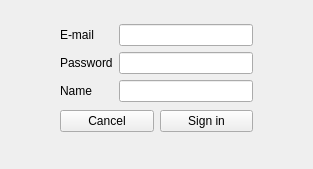
<?xml version="1.0" encoding="UTF-8"?>
<ui version="4.0">
 <class>Authentication</class>
 <widget class="QWidget" name="Authentication">
  <property name="geometry">
   <rect>
    <x>0</x>
    <y>0</y>
    <width>313</width>
    <height>169</height>
   </rect>
  </property>
  <property name="minimumSize">
   <size>
    <width>313</width>
    <height>169</height>
   </size>
  </property>
  <property name="maximumSize">
   <size>
    <width>313</width>
    <height>169</height>
   </size>
  </property>
  <property name="windowTitle">
   <string>Authentication</string>
  </property>
  <widget class="QWidget" name="">
   <property name="geometry">
    <rect>
     <x>60</x>
     <y>22</y>
     <width>193</width>
     <height>114</height>
    </rect>
   </property>
   <layout class="QGridLayout" name="gridLayout_3">
    <item row="0" column="0">
     <layout class="QGridLayout" name="gridLayout">
      <item row="0" column="0">
       <widget class="QLabel" name="label_2">
        <property name="text">
         <string>E-mail</string>
        </property>
       </widget>
      </item>
      <item row="0" column="1">
       <widget class="QLineEdit" name="Email"/>
      </item>
      <item row="1" column="0">
       <widget class="QLabel" name="label">
        <property name="text">
         <string>Password</string>
        </property>
       </widget>
      </item>
      <item row="1" column="1">
       <widget class="QLineEdit" name="Pass">
        <property name="inputMask">
         <string/>
        </property>
        <property name="echoMode">
         <enum>QLineEdit::Password</enum>
        </property>
       </widget>
      </item>
      <item row="2" column="0">
       <widget class="QLabel" name="label_3">
        <property name="text">
         <string>Name</string>
        </property>
       </widget>
      </item>
      <item row="2" column="1">
       <widget class="QLineEdit" name="Name">
        <property name="inputMask">
         <string/>
        </property>
        <property name="echoMode">
         <enum>QLineEdit::Normal</enum>
        </property>
       </widget>
      </item>
     </layout>
    </item>
    <item row="1" column="0">
     <layout class="QGridLayout" name="gridLayout_2">
      <item row="0" column="0">
       <widget class="QPushButton" name="Cancel">
        <property name="text">
         <string>Cancel</string>
        </property>
       </widget>
      </item>
      <item row="0" column="1">
       <widget class="QPushButton" name="SignIn">
        <property name="text">
         <string>Sign in</string>
        </property>
       </widget>
      </item>
     </layout>
    </item>
   </layout>
  </widget>
 </widget>
 <resources/>
 <connections/>
</ui>
